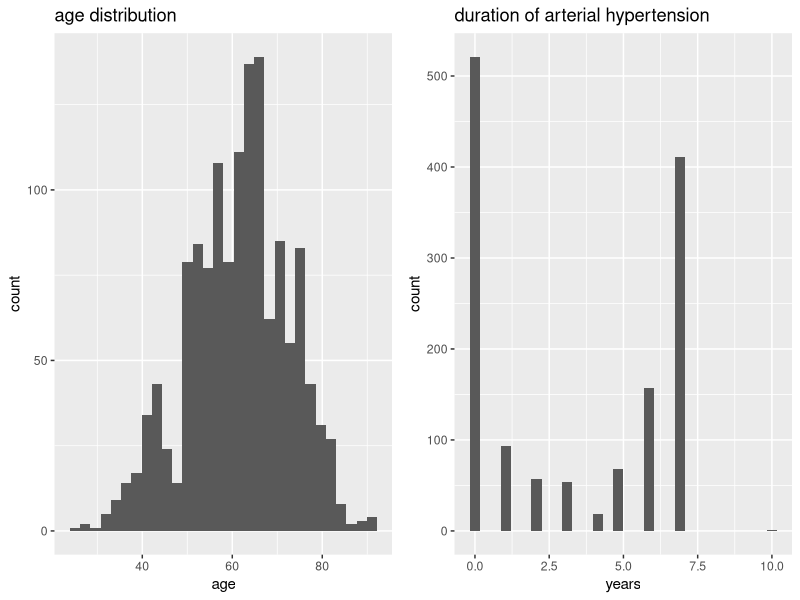
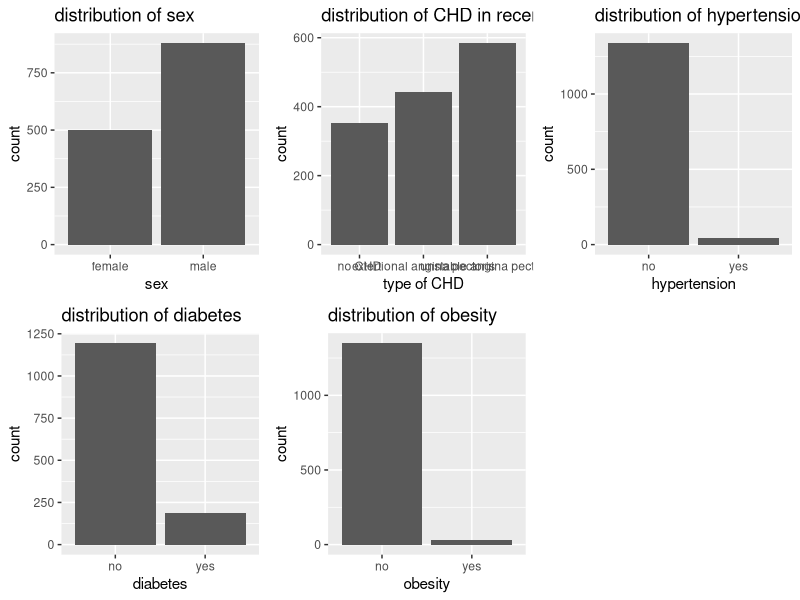

These charts were generated, in order, by the following R code:
## ---- chunk 1
library(readr)
library(dplyr)
library(ggplot2)
library(ggpubr)
## ---- chunk 2
data <- read.csv("Data/initial_table.csv")
#mean(data$AGE, na.rm = T)
data.work <- select(data, ID, AGE, SEX, IBS_POST, DLIT_AG, SIM_GIPERT, endocr_01, endocr_02, ZSN, LET_IS) 
data.work <- na.omit(data.work)
dim(data.work) # obs = 1381 

# exploratory analysis
mean(data.work$AGE) #61.3997
table(data.work$SEX) # female(0): 502, male(1): 879
table(data.work$IBS_POST) # no CHD(0): 354, exertional angina pectoris(1):443, unstable angina pectoris(2):584
mean(data.work$DLIT_AG) # 3.3407
table(data.work$SIM_GIPERT) # no(0): 1337, yes(1): 44
table(data.work$endocr_01) # no(0): 1194, yes(1):187
table(data.work$endocr_02) # no(0): 1349, yes(1):32

# distribution plots for single variable
age.hist <- ggplot(data.work, aes(data.work$AGE)) + geom_histogram() + labs(title = "age distribution", x = "age")

sex.plot <- ggplot(data.work, aes(as.factor(data.work$SEX))) + geom_bar() + labs(title = "distribution of sex", x = "sex") + scale_x_discrete(labels = c("female", "male"))

ibs.plot <- ggplot(data.work, aes(as.factor(data.work$IBS_POST))) + geom_bar() + labs(title = "distribution of CHD in recent weeks", x = "type of CHD") + scale_x_discrete(labels = c("no CHD", "extertional angina pectoris", "unstable angina pectoris"))

duration.hist <- ggplot(data.work, aes(data.work$DLIT_AG)) + geom_histogram() + labs(title = "duration of arterial hypertension", x = "years")

hypertension.plot <- ggplot(data.work, aes(as.factor(data.work$SIM_GIPERT))) + geom_bar() + labs(title = "distribution of hypertension", x = "hypertension") + scale_x_discrete(labels = c("no", "yes"))

diabetes.plot <- ggplot(data.work, aes(as.factor(data.work$endocr_01))) + geom_bar() + labs(title = "distribution of diabetes", x = "diabetes") + scale_x_discrete(labels = c("no", "yes"))

obesity.plot <- ggplot(data.work, aes(as.factor(data.work$endocr_02))) + geom_bar() + labs(title = "distribution of obesity", x = "obesity") + scale_x_discrete(labels = c("no", "yes"))

ggarrange(age.hist, duration.hist, ncol = 2, nrow = 1)

ggarrange(sex.plot, ibs.plot, hypertension.plot, diabetes.plot, obesity.plot, ncol = 3, nrow = 2)

# plots of the relationship between CHD and single variable

## ---- chunk 3
names(data)
## ---- chunk 4
#process
## ---- chunk 5

## ---- chunk 6
#second chance-you did it
## ---- chunk 7
data.work2 <- data.work
data.work2$death <- ifelse(data.work$LET_IS == 0, 0, 1)
table(data.work2$death) # survive: 1212, dead: 191

# fit logistic model

death.fit <- glm(death ~ . - ID - LET_IS - ZSN, data = data.work2, family = binomial)
summary(death.fit)

#death.fit2 <- glm(death ~ AGE + IBS_POST + endocr_02, data = data.work2, family = binomial)
#summary(death.fit2)

#anova(death.fit, death.fit2)
## ---- chunk 8

